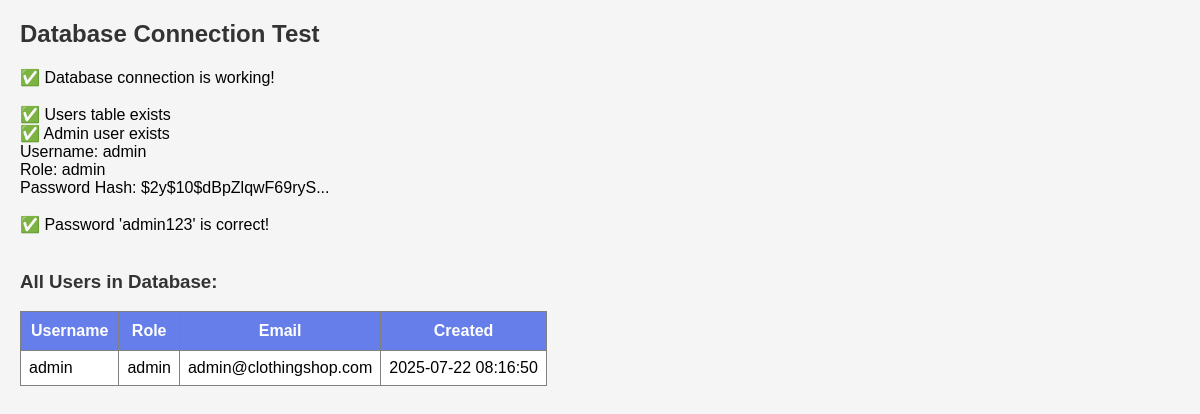
The page /test_db.php on the database as committed earlier.
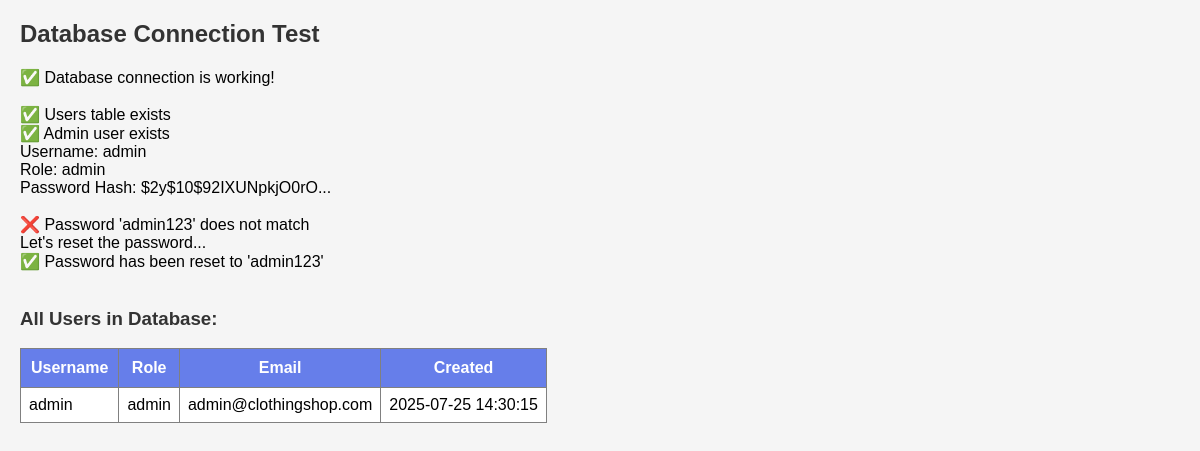
The same page on the database as committed later.
### tables this page shows
CREATE TABLE users (
    user_id INT AUTO_INCREMENT PRIMARY KEY,
    username VARCHAR(50) UNIQUE NOT NULL,
    password VARCHAR(255) NOT NULL,
    role ENUM('admin', 'employee') DEFAULT 'employee',
    email VARCHAR(100),
    created_at TIMESTAMP DEFAULT CURRENT_TIMESTAMP
);

### test_db.php (the view, shortened to what this page needs)
<?php
require_once 'includes/config.php';
echo "<h2>Database Connection Test</h2>";
if ($conn->ping()) {
    echo "✅ Database connection is working!<br><br>";
} else {
    echo "❌ Database connection failed: " . $conn->error . "<br><br>";
    exit;
}
$result = $conn->query("SHOW TABLES LIKE 'users'");
if ($result->num_rows > 0) {
    echo "✅ Users table exists<br>";
} else {
    echo "❌ Users table does not exist<br>";
    echo "Please run the database_schema.sql file<br><br>";
    exit;
}
$result = $conn->query("SELECT * FROM users WHERE username = 'admin'");
if ($result->num_rows > 0) {
    $user = $result->fetch_assoc();
    echo "✅ Admin user exists<br>";
    echo "Username: " . $user['username'] . "<br>";
    echo "Role: " . $user['role'] . "<br>";
    echo "Password Hash: " . substr($user['password'], 0, 20) . "...<br><br>";
    if (password_verify('admin123', $user['password'])) {
        echo "✅ Password 'admin123' is correct!<br>";
    } else {
        echo "❌ Password 'admin123' does not match<br>";
        echo "Let's reset the password...<br>";
        $new_password = password_hash('admin123', PASSWORD_DEFAULT);
        $stmt = $conn->prepare("UPDATE users SET password = ? WHERE username = 'admin'");
        $stmt->bind_param("s", $new_password);
        if ($stmt->execute()) {
            echo "✅ Password has been reset to 'admin123'<br>";
        } else {
            echo "❌ Failed to reset password: " . $stmt->error . "<br>";
        }
    }
}
echo "<br><h3>All Users in Database:</h3>";
$result = $conn->query("SELECT username, role, email, created_at FROM users");
if ($result->num_rows > 0) {
    echo "<table border='1' cellpadding='5'>";
    echo "<tr><th>Username</th><th>Role</th><th>Email</th><th>Created</th></tr>";
    while ($row = $result->fetch_assoc()) {
        echo "<tr>";
        echo "<td>" . htmlspecialchars($row['username']) . "</td>";
        echo "<td>" . htmlspecialchars($row['role']) . "</td>";
        echo "<td>" . htmlspecialchars($row['email']) . "</td>";
        echo "<td>" . htmlspecialchars($row['created_at']) . "</td>";
        echo "</tr>";
    }
    echo "</table>";
} else {
    echo "No users found in database.";
}
?>

Rows that differ between the two databases and show on the page:
changed users "admin": password "$2y$10$dBpZlqwF69ryS" → "$2y$10$92IXUNpkjO0rO"; created_at "2025-07-22 08:16:50" → "2025-07-25 14:30:15"
Other text that changed with them:
text no longer shown: "✅ Password 'admin123' is correct!"
text now shown: "❌ Password 'admin123' does not match Let's reset the password... ✅ Password has been reset to 'admin123'"
